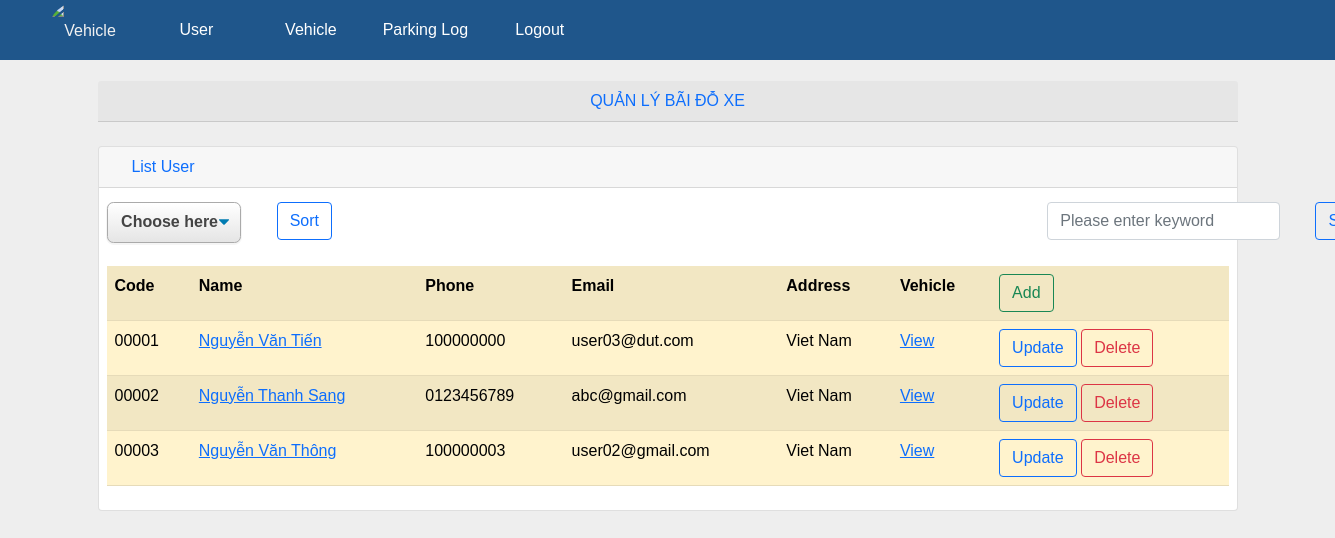
The app's page / (signed in), older data.
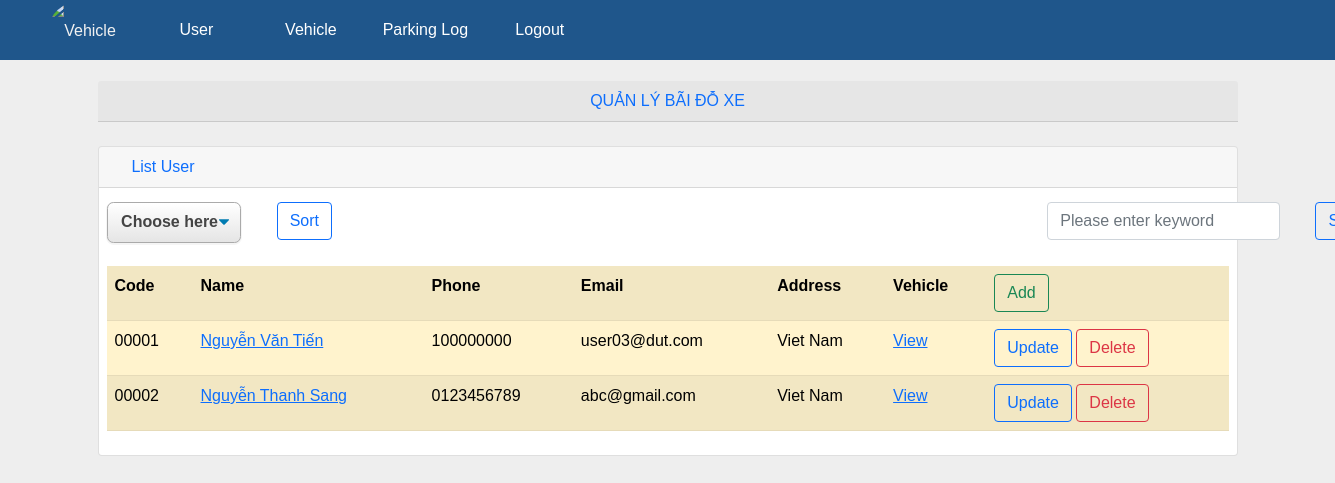
The same page, newer data.
### parkingmanage/models.py (models this page shows, shortened)
class User(models.Model):
    code = models.TextField(max_length=10)
    name = models.TextField(max_length=255, null=True)
    phone = models.CharField(max_length=10, validators=[RegexValidator(r'^\d{1,10}$')], null=True)
    email = models.EmailField(blank=False, null=True)
    address = models.TextField(blank=True, null=True)
    def get_absolute_url(self) :
        return reverse('detail' ,kwargs = {"id" : self.id})

### parkingmanage/views.py (the view)
# urls.py: path('', list_view ,name ="list"),
def list_view(request):
    if 'username' not in request.session:
        request.session['username'] = None
    mode = 'none'
    if request.session['username'] is None:
        return render(request, 'login.html', { 'display': 'none' })
    usertype = request.session['usertype']
    if usertype == 'Administrator' or usertype == 'Manager':
        mode = ''
    keyword = request.GET.get('keyword')
    Selectsort = request.GET.get('selectsort')
    if Selectsort not in ['code', 'name', 'phone', 'email', 'address']:
        Selectsort = 'code'
    if keyword :
        users = User.objects.filter(code__icontains=keyword) | User.objects.filter(name__icontains=keyword)
    else :
        users = User.objects.all()
    vehicles = Vehicle.objects.all()
    context = {
        'mode': mode,
        'keyword': keyword,
        'users' :users.order_by(Selectsort),
        'vehicles' : vehicles
        }
    return render(request,"list.html",context)

### parkingmanage/templates/list.html (shortened to what this page needs)
{% extends 'base.html' %}
{% block content %}
<center><div class="card-header text-primary">QUẢN LÝ BÃI ĐỖ XE</div></center>
<br>
<div class="col-md-12 col-sm-12 col-xs-10">
    <div class="card mb-3">
        <div class="card-header text-primary">
        <i class="fas fa-car-alt text-secondary"></i>
            List User
        </div>
        <div class="card-body">
            <form>
                <div class=" row">
                    <div class="col-auto">
                        <div class = "sort">
                        <select name="selectsort" >
                            <option value="" selected disabled hidden>Choose here</option>
                        </select>
                        </div>
                    </div>
                    <div class="col-auto">
                        <div class = "sort">
                        <input class="btn btn-outline-primary" type="submit" value="Sort">
                        </div>
                    </div>
                        <div class="col-auto">
                            <div class = "search">
                            <input class="form-control"  type="text" name="keyword" value ="{{keyword | default:''}}" placeholder="Please enter keyword">
                            </div>
                        </div>
                        <div class="col-auto">
                            <div class = "search">
                            <input class="btn btn-outline-primary" type="submit" value="Search">
                            </div>
                        </div>
                </div>
            </form>
            <table class="table table-striped table-hover; table-warning">
                <thred >
                    <th>Code</th>
                    <th>Name</th>
                    <th>Phone</th>
                    <th>Email</th>
                    <th>Address</th>
                    <th>Vehicle</th>
                    <th> <a href="/parkingmanage/create" class="btn btn-outline-success"> Add </a> </th>
                <body>
                    <div class="form-group">
                    {% for user in users %}
                    <tr class="table-warning">
                        <td>{{user.code}}</td>
                        <td> <a href= "{{user.get_absolute_url}}">{{user.name}}</a></td>
                        <td>{{user.phone}}</td>
                        <td>{{user.email}}</td>
                        <td>{{user.address}}</td>
                        <td> <a href= "{% url 'view_vehicle' user.id%}"> View </a> </td>
                        <td>
                            <a href="{% url 'update' user.id%}" class="btn btn-outline-primary"> Update </a>
                            <a href="{% url 'delete' user.id%}" class="btn btn-outline-danger"> Delete </a>
                        </td>
                    </tr>
                    {% endfor %}
                </body>
            </table>
        </div>
    </div>
</div>
{% endblock %}

Row changes from the older to the newer data that the page shows:
removed User: code "00003", name "Nguyễn Văn Thông", phone "100000003", email "user02@gmail.com", address "Viet Nam"
